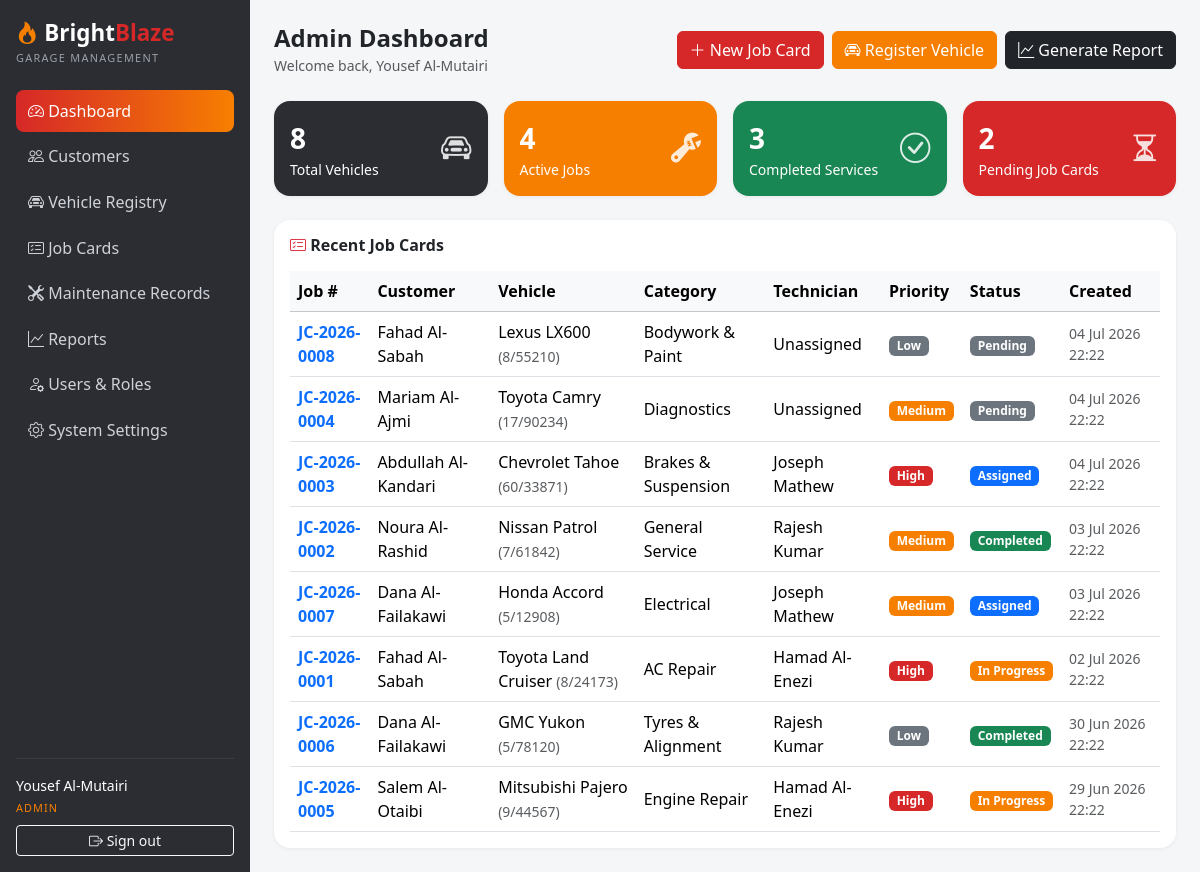
Page /admin/dashboard.php (signed in) on the committed database.
### tables this page shows
CREATE TABLE `job_cards` (
  `id` INT UNSIGNED NOT NULL AUTO_INCREMENT,
  `job_number` VARCHAR(20) NOT NULL,
  `customer_id` INT UNSIGNED NOT NULL,
  `vehicle_id` INT UNSIGNED NOT NULL,
  `service_category` VARCHAR(60) NOT NULL,
  `technician_id` INT UNSIGNED DEFAULT NULL,
  `priority` ENUM('Low','Medium','High') NOT NULL DEFAULT 'Medium',
  `status` ENUM('Pending','Assigned','In Progress','Completed','Cancelled') NOT NULL DEFAULT 'Pending',
  `problem_description` TEXT NOT NULL,
  `estimated_completion` DATE DEFAULT NULL,
  `created_at` TIMESTAMP NOT NULL DEFAULT CURRENT_TIMESTAMP,
  `completed_at` DATETIME DEFAULT NULL,
  `updated_at` TIMESTAMP NOT NULL DEFAULT CURRENT_TIMESTAMP ON UPDATE CURRENT_TIMESTAMP,
  PRIMARY KEY (`id`),
  UNIQUE KEY `uq_job_cards_number` (`job_number`),
  KEY `idx_job_cards_status` (`status`),
  KEY `idx_job_cards_priority` (`priority`),
  KEY `idx_job_cards_customer` (`customer_id`),
  KEY `idx_job_cards_vehicle` (`vehicle_id`),
  KEY `idx_job_cards_technician` (`technician_id`),
  CONSTRAINT `fk_job_cards_customer` FOREIGN KEY (`customer_id`) REFERENCES `customers` (`id`) ON DELETE CASCADE,
  CONSTRAINT `fk_job_cards_vehicle` FOREIGN KEY (`vehicle_id`) REFERENCES `vehicles` (`id`) ON DELETE CASCADE,
  CONSTRAINT `fk_job_cards_technician` FOREIGN KEY (`technician_id`) REFERENCES `users` (`id`) ON DELETE SET NULL
);

CREATE TABLE `customers` (
  `id` INT UNSIGNED NOT NULL AUTO_INCREMENT,
  `name` VARCHAR(120) NOT NULL,
  `phone` VARCHAR(20) NOT NULL,
  `email` VARCHAR(120) DEFAULT NULL,
  `address` VARCHAR(255) DEFAULT NULL,
  `created_at` TIMESTAMP NOT NULL DEFAULT CURRENT_TIMESTAMP,
  `updated_at` TIMESTAMP NOT NULL DEFAULT CURRENT_TIMESTAMP ON UPDATE CURRENT_TIMESTAMP,
  PRIMARY KEY (`id`),
  KEY `idx_customers_name` (`name`),
  KEY `idx_customers_phone` (`phone`)
);

CREATE TABLE `vehicles` (
  `id` INT UNSIGNED NOT NULL AUTO_INCREMENT,
  `customer_id` INT UNSIGNED NOT NULL,
  `plate_number` VARCHAR(20) NOT NULL,
  `make` VARCHAR(60) NOT NULL,
  `model` VARCHAR(60) NOT NULL,
  `year` SMALLINT UNSIGNED DEFAULT NULL,
  `color` VARCHAR(40) DEFAULT NULL,
  `vin` VARCHAR(30) DEFAULT NULL,
  `created_at` TIMESTAMP NOT NULL DEFAULT CURRENT_TIMESTAMP,
  `updated_at` TIMESTAMP NOT NULL DEFAULT CURRENT_TIMESTAMP ON UPDATE CURRENT_TIMESTAMP,
  PRIMARY KEY (`id`),
  UNIQUE KEY `uq_vehicles_plate` (`plate_number`),
  UNIQUE KEY `uq_vehicles_vin` (`vin`),
  KEY `idx_vehicles_customer` (`customer_id`),
  CONSTRAINT `fk_vehicles_customer` FOREIGN KEY (`customer_id`) REFERENCES `customers` (`id`) ON DELETE CASCADE
);

CREATE TABLE `users` (
  `id` INT UNSIGNED NOT NULL AUTO_INCREMENT,
  `username` VARCHAR(80) NOT NULL,
  `full_name` VARCHAR(120) NOT NULL,
  `email` VARCHAR(120) DEFAULT NULL,
  `phone` VARCHAR(20) DEFAULT NULL,
  `password_hash` VARCHAR(255) NOT NULL,
  `role_id` INT UNSIGNED NOT NULL,
  `is_active` TINYINT(1) NOT NULL DEFAULT 1,
  `created_at` TIMESTAMP NOT NULL DEFAULT CURRENT_TIMESTAMP,
  `updated_at` TIMESTAMP NOT NULL DEFAULT CURRENT_TIMESTAMP ON UPDATE CURRENT_TIMESTAMP,
  PRIMARY KEY (`id`),
  UNIQUE KEY `uq_users_username` (`username`),
  KEY `idx_users_role` (`role_id`),
  CONSTRAINT `fk_users_role` FOREIGN KEY (`role_id`) REFERENCES `roles` (`id`)
);

### config/config.php (called while the page is built, shortened)
<?php
require_once __DIR__ . '/database.php';
function base_url(string $path = ''): string
{
    return BASE_URL . ltrim($path, '/');
}

### includes/session.php (called while the page is built, shortened)
<?php
require_once __DIR__ . '/functions.php';
function current_user_name(): string
{
    return $_SESSION['full_name'] ?? '';
}
function current_role(): string
{
    return $_SESSION['role'] ?? '';
}
function is_admin(): bool
{
    return current_role() === 'admin';
}

### config/database.php (called while the page is built, shortened)
<?php
function db(): PDO
{
    static $pdo = null;
    if ($pdo === null) {
        $dsn = 'mysql:host=' . DB_HOST . ';dbname=' . DB_NAME . ';charset=utf8mb4';
        try {
            $pdo = new PDO($dsn, DB_USER, DB_PASS, [
                PDO::ATTR_ERRMODE            => PDO::ERRMODE_EXCEPTION,
                PDO::ATTR_DEFAULT_FETCH_MODE => PDO::FETCH_ASSOC,
                PDO::ATTR_EMULATE_PREPARES   => false,
            ]);
        } catch (PDOException $e) {
            http_response_code(500);
            die('Database connection failed. Check config/database.php and make sure MySQL is running and the brightblaze_garage database is imported.');
        }
    }
    return $pdo;
}

### admin/dashboard.php (the view, shortened to what this page needs)
<?php
require_once __DIR__ . '/../config/config.php';
require_once __DIR__ . '/../includes/session.php';
$active = 'dashboard';
$totalVehicles = (int) db()->query('SELECT COUNT(*) FROM vehicles')->fetchColumn();
$activeJobs    = (int) db()->query("SELECT COUNT(*) FROM job_cards WHERE status IN ('Assigned', 'In Progress')")->fetchColumn();
$completed     = (int) db()->query("SELECT COUNT(*) FROM job_cards WHERE status = 'Completed'")->fetchColumn();
$pending       = (int) db()->query("SELECT COUNT(*) FROM job_cards WHERE status = 'Pending'")->fetchColumn();
$recentJobs = db()->query(
    "SELECT jc.id, jc.job_number, jc.service_category, jc.priority, jc.status, jc.created_at,
            c.name AS customer_name, v.plate_number, v.make, v.model,
            u.full_name AS technician_name
     FROM job_cards jc
     JOIN customers c ON c.id = jc.customer_id
     JOIN vehicles v ON v.id = jc.vehicle_id
     LEFT JOIN users u ON u.id = jc.technician_id
     ORDER BY jc.created_at DESC
     LIMIT 8"
)->fetchAll();
include __DIR__ . '/../includes/header.php';
?>
<div class="d-flex justify-content-between align-items-center flex-wrap gap-2 mb-4">
  <div>
    <h4 class="fw-bold mb-0">Admin Dashboard</h4>
    <span class="text-muted small">Welcome back, <?= e(current_user_name()) ?></span>
  </div>
  <div class="d-flex gap-2 flex-wrap">
    <a class="btn btn-bb" href="<?= base_url('job_cards/form.php') ?>"><i class="bi bi-plus-lg"></i> New Job Card</a>
    <a class="btn btn-bb-orange" href="<?= base_url('vehicles/form.php') ?>"><i class="bi bi-car-front"></i> Register Vehicle</a>
    <a class="btn btn-dark" href="<?= base_url('reports/index.php') ?>"><i class="bi bi-graph-up"></i> Generate Report</a>
  </div>
</div>
<div class="row g-3 mb-4">
  <div class="col-sm-6 col-xl-3">
    <div class="card bb-stat bg-bb-dark"><div class="card-body d-flex justify-content-between align-items-center">
      <div><div class="fs-3 fw-bold"><?= $totalVehicles ?></div><div class="small">Total Vehicles</div></div>
      <i class="bi bi-car-front"></i>
    </div></div>
  </div>
  <div class="col-sm-6 col-xl-3">
    <div class="card bb-stat bg-bb-orange"><div class="card-body d-flex justify-content-between align-items-center">
      <div><div class="fs-3 fw-bold"><?= $activeJobs ?></div><div class="small">Active Jobs</div></div>
      <i class="bi bi-wrench-adjustable"></i>
    </div></div>
  </div>
  <div class="col-sm-6 col-xl-3">
    <div class="card bb-stat bg-success"><div class="card-body d-flex justify-content-between align-items-center">
      <div><div class="fs-3 fw-bold"><?= $completed ?></div><div class="small">Completed Services</div></div>
      <i class="bi bi-check-circle"></i>
    </div></div>
  </div>
  <div class="col-sm-6 col-xl-3">
    <div class="card bb-stat bg-bb-red"><div class="card-body d-flex justify-content-between align-items-center">
      <div><div class="fs-3 fw-bold"><?= $pending ?></div><div class="small">Pending Job Cards</div></div>
      <i class="bi bi-hourglass-split"></i>
    </div></div>
  </div>
</div>
<div class="card">
  <div class="card-body">
    <h6 class="fw-bold mb-3"><i class="bi bi-card-checklist text-danger"></i> Recent Job Cards</h6>
    <div class="table-responsive">
      <table class="table table-hover align-middle mb-0">
        <thead class="table-light">
          <tr>
            <th>Job #</th><th>Customer</th><th>Vehicle</th><th>Category</th>
            <th>Technician</th><th>Priority</th><th>Status</th><th>Created</th>
          </tr>
        </thead>
        <tbody>
          <?php foreach ($recentJobs as $job): ?>
            <tr>
              <td class="fw-semibold"><a class="text-decoration-none" href="<?= base_url('job_cards/view.php?id=' . (int) $job['id']) ?>"><?= e($job['job_number']) ?></a></td>
              <td><?= e($job['customer_name']) ?></td>
              <td><?= e($job['make'] . ' ' . $job['model']) ?> <span class="text-muted small">(<?= e($job['plate_number']) ?>)</span></td>
              <td><?= e($job['service_category']) ?></td>
              <td><?= e($job['technician_name'] ?? 'Unassigned') ?></td>
              <td><?= priority_badge($job['priority']) ?></td>
              <td><?= status_badge($job['status']) ?></td>
              <td class="text-muted small"><?= format_date($job['created_at'], 'd M Y H:i') ?></td>
            </tr>
          <?php endforeach; ?>
        </tbody>
      </table>
    </div>
  </div>
</div>
<?php include __DIR__ . '/../includes/footer.php'; ?>

### includes/header.php (shortened to what this page needs)
<!doctype html>
<html lang="en">
<head>
  <link href="https://cdn.jsdelivr.net/npm/bootstrap@5.3.3/dist/css/bootstrap.min.css" rel="stylesheet">
  <link href="https://cdn.jsdelivr.net/npm/bootstrap-icons@1.11.3/font/bootstrap-icons.css" rel="stylesheet">
  <link href="<?= base_url('assets/css/style.css') ?>" rel="stylesheet">
</head>
<body>
<div class="bb-layout d-flex">
  <?php include __DIR__ . '/sidebar.php'; ?>
  <main class="bb-content flex-grow-1 p-4">

### includes/sidebar.php (shortened to what this page needs)
<?php
function bb_nav_item(string $key, string $href, string $icon, string $label): void
{
    global $active;
    $class = (isset($active) && $active === $key) ? ' active' : '';
    echo '<a class="nav-link' . $class . '" href="' . base_url($href) . '"><i class="bi ' . $icon . '"></i> ' . $label . '</a>' . PHP_EOL;
}
?>
<aside class="bb-sidebar d-flex flex-column p-3">
  <div class="bb-brand mb-4">
    <i class="bi bi-fire"></i> Bright<span>Blaze</span>
    <small class="d-block">Garage Management</small>
  </div>
  <nav class="nav flex-column gap-1">
    <?php if (is_admin()): ?>
      <?php
      bb_nav_item('dashboard', 'admin/dashboard.php', 'bi-speedometer2', 'Dashboard');
      ?>
    <?php endif; ?>
  </nav>
  <div class="mt-auto bb-user pt-3">
    <div class="small">
      <?= e(current_user_name()) ?><br>
      <span class="bb-role text-uppercase"><?= e(current_role()) ?></span>
    </div>
    <a class="btn btn-sm btn-outline-light mt-2 w-100" href="<?= base_url('auth/logout.php') ?>">
      <i class="bi bi-box-arrow-right"></i> Sign out
    </a>
  </div>
</aside>

### includes/functions.php (shortened to what this page needs)
<?php
function e(?string $value): string
{
    return htmlspecialchars((string) $value, ENT_QUOTES, 'UTF-8');
}
function status_badge(string $status): string
{
    $slug = strtolower(str_replace(' ', '-', $status));
    return '<span class="badge bb-status-' . e($slug) . '">' . e($status) . '</span>';
}
function priority_badge(string $priority): string
{
    $slug = strtolower($priority);
    return '<span class="badge bb-priority-' . e($slug) . '">' . e($priority) . '</span>';
}
function format_date(?string $value, string $format = 'd M Y'): string
{
    return date($format, strtotime($value));
}

### includes/footer.php (shortened to what this page needs)
  </main>
</div>
</body>
</html>

### assets/css/style.css (style rules this page uses)
:root { --bb-red: #d62828; --bb-orange: #f77f00; --bb-dark: #2b2d33; --bb-darker: #212226; }
body { background: #f5f6f8; }
.bb-layout { min-height: 100vh; }
.bb-sidebar { width: 250px; flex-shrink: 0; min-height: 100vh; background: var(--bb-dark); color: #fff; position: sticky; top: 0; }
.bb-brand { font-size: 1.4rem; font-weight: 800; color: #fff; }
.bb-brand i { color: var(--bb-orange); }
.bb-brand span { color: var(--bb-red); }
.bb-brand small { font-size: 0.68rem; font-weight: 500; color: #9aa0a8; letter-spacing: 0.12em; text-transform: uppercase; }
.bb-sidebar .nav-link { color: #cfd2d8; border-radius: 0.5rem; padding: 0.55rem 0.75rem; }
.bb-sidebar .nav-link.active { background: linear-gradient(90deg, var(--bb-red), var(--bb-orange)); color: #fff; }
.bb-user { border-top: 1px solid #3a3d45; }
.bb-role { color: var(--bb-orange); font-size: 0.68rem; letter-spacing: 0.1em; }
.card { border: 0; border-radius: 1rem; box-shadow: 0 1px 4px rgba(0, 0, 0, 0.06); }
.bb-stat { color: #fff; }
.bb-stat .bi { font-size: 1.9rem; opacity: 0.85; }
.bg-bb-red { background: var(--bb-red); }
.bg-bb-orange { background: var(--bb-orange); }
.bg-bb-dark { background: var(--bb-dark); }
.btn-bb { background: var(--bb-red); border-color: var(--bb-red); color: #fff; }
.btn-bb-orange { background: var(--bb-orange); border-color: var(--bb-orange); color: #fff; }
.badge.bb-status-pending { background: #6c757d; }
.badge.bb-status-assigned { background: #0d6efd; }
.badge.bb-status-in-progress { background: var(--bb-orange); }
.badge.bb-status-completed { background: #198754; }
.badge.bb-priority-low { background: #6c757d; }
.badge.bb-priority-medium { background: var(--bb-orange); }
.badge.bb-priority-high { background: var(--bb-red); }

### rows in the picture
job_cards: job_number "JC-2026-0008", customer.name "Fahad Al-Sabah", vehicle.model "Lexus LX600", vehicle.plate_number "8/55210", service_category "Bodywork & Paint", technician_name "Unassigned", priority "Low", status "Pending", created_at "04 Jul 2026 22:22"
job_cards: job_number "JC-2026-0004", customer.name "Mariam Al-Ajmi", vehicle.model "Toyota Camry", vehicle.plate_number "17/90234", service_category "Diagnostics", technician_name "Unassigned", priority "Medium", status "Pending", created_at "04 Jul 2026 22:22"
job_cards: job_number "JC-2026-0003", customer.name "Abdullah Al-Kandari", vehicle.model "Chevrolet Tahoe", vehicle.plate_number "60/33871", service_category "Brakes & Suspension", technician.full_name "Joseph Mathew", priority "High", status "Assigned", created_at "04 Jul 2026 22:22"
job_cards: job_number "JC-2026-0002", customer.name "Noura Al-Rashid", vehicle.model "Nissan Patrol", vehicle.plate_number "7/61842", service_category "General Service", technician.full_name "Rajesh Kumar", priority "Medium", status "Completed", created_at "03 Jul 2026 22:22"
job_cards: job_number "JC-2026-0007", customer.name "Dana Al-Failakawi", vehicle.model "Honda Accord", vehicle.plate_number "5/12908", service_category "Electrical", technician.full_name "Joseph Mathew", priority "Medium", status "Assigned", created_at "03 Jul 2026 22:22"
job_cards: job_number "JC-2026-0001", customer.name "Fahad Al-Sabah", vehicle.model "Toyota Land Cruiser", vehicle.plate_number "8/24173", service_category "AC Repair", technician.full_name "Hamad Al-Enezi", priority "High", status "In Progress", created_at "02 Jul 2026 22:22"
job_cards: job_number "JC-2026-0006", customer.name "Dana Al-Failakawi", vehicle.model "GMC Yukon", vehicle.plate_number "5/78120", service_category "Tyres & Alignment", technician.full_name "Rajesh Kumar", priority "Low", status "Completed", created_at "30 Jun 2026 22:22"
job_cards: job_number "JC-2026-0005", customer.name "Salem Al-Otaibi", vehicle.model "Mitsubishi Pajero", vehicle.plate_number "9/44567", service_category "Engine Repair", technician.full_name "Hamad Al-Enezi", priority "High", status "In Progress", created_at "29 Jun 2026 22:22"

### other values in the picture
$label "Dashboard Customers Vehicle Registry Job Cards Maintenance Records Reports Users & Roles System Settings"
current_user_name() "Yousef Al-Mutairi"
current_role() "ADMIN"
$totalVehicles "8"
$activeJobs "4"
$completed "3"
$pending "2"
